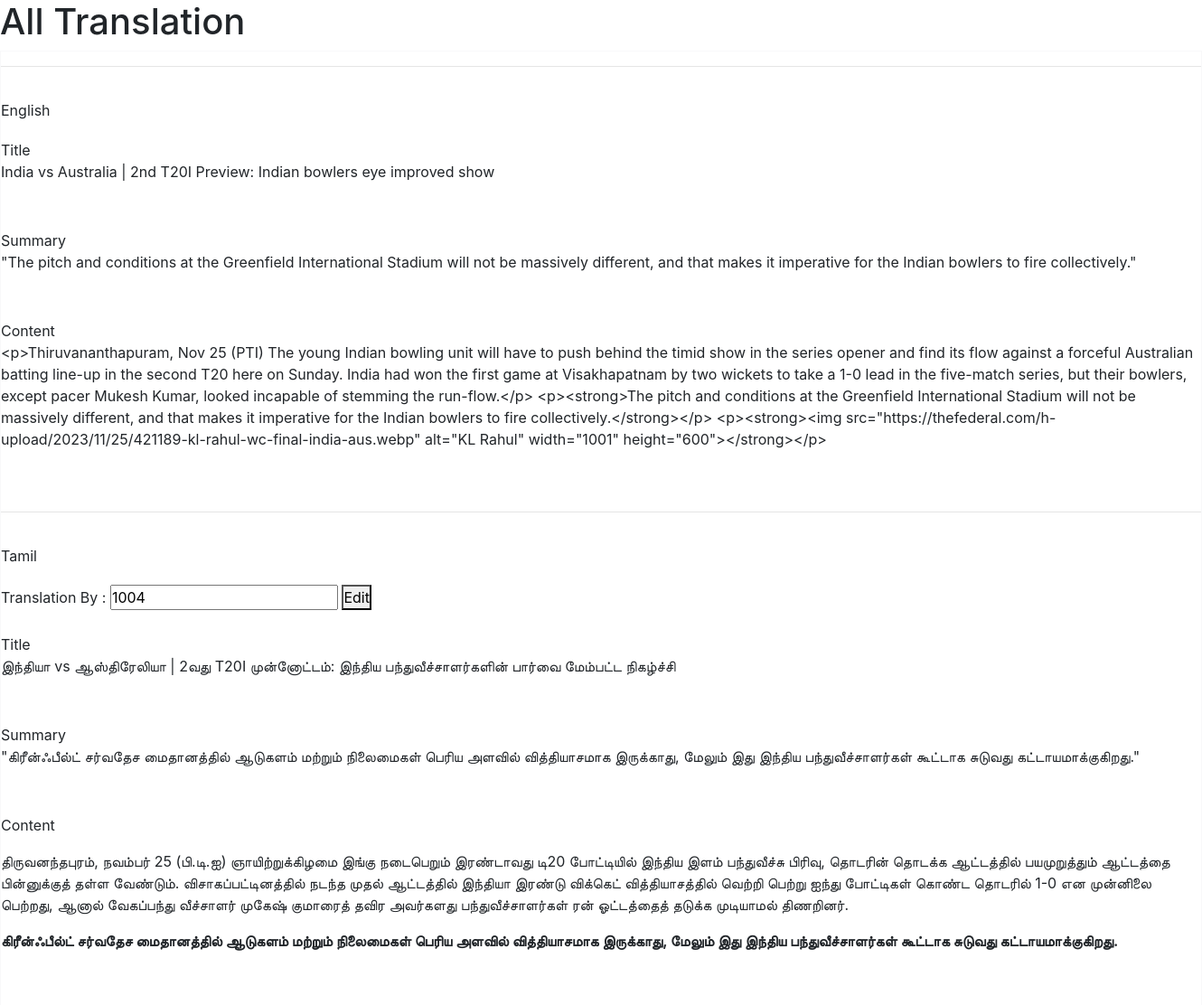
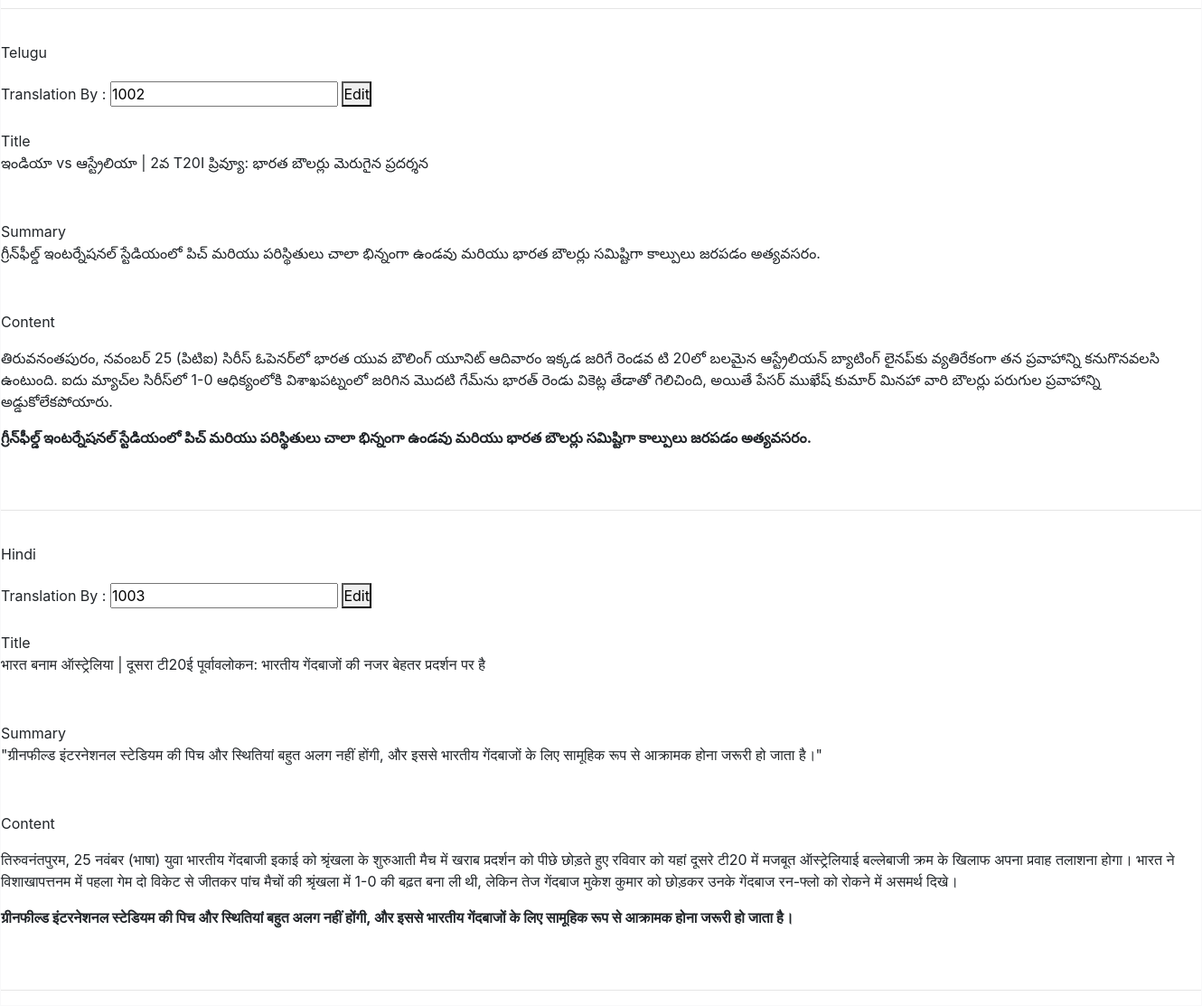
The app's page /admin/1/translations (signed in) with its own data (2 pictures, top to bottom).
### app.py (models this page shows)
class Article(db.Model):
    article_id = db.Column(db.Integer, primary_key=True, autoincrement=True)
    title_en = db.Column(db.String(1200))
    title_hi = db.Column(db.String(1200))
    title_ta = db.Column(db.String(1200))
    title_te = db.Column(db.String(1200))
    author_id = db.Column(db.Integer, db.ForeignKey('author.author_id'))
    date_time = db.Column(db.DateTime, default=datetime.utcnow)
    summary_en = db.Column(db.Text)
    summary_hi = db.Column(db.Text)
    summary_ta = db.Column(db.Text)
    summary_te = db.Column(db.Text)
    main_img_url = db.Column(db.Text)
    content_en = db.Column(db.Text)
    content_te = db.Column(db.Text)
    content_ta = db.Column(db.Text)
    content_hi = db.Column(db.Text)
    translator_te_userid = db.Column(db.Integer, db.ForeignKey('user.id'))
    translator_hi_userid = db.Column(db.Integer, db.ForeignKey('user.id'))
    translator_ta_userid = db.Column(db.Integer, db.ForeignKey('user.id'))
    translator_te_user = db.relationship('User', foreign_keys=[translator_te_userid])
    translator_hi_user = db.relationship('User', foreign_keys=[translator_hi_userid])
    translator_ta_user = db.relationship('User', foreign_keys=[translator_ta_userid])

### app.py (the view)
@app.route("/admin/<int:article_id>/translations")
def serve_translations(article_id):
    article = Article.query.get_or_404(article_id)
    return render_template('all_translations.html', article=article)

### templates/all_translations.html (shortened to what this page needs)
<!DOCTYPE html>
<html lang="en">
    <head>
        <link rel="stylesheet" href="/static/css/style-all-translations.css">
        <link rel="stylesheet" href="https://cdn.jsdelivr.net/npm/bootstrap@4.0.0/dist/css/bootstrap.min.css">
    </head>
    <body>
        <h1 id="heading">All Translation</h1>
        <div id="main-container" class="flex-column border border-light">
            <hr>
                <span class="language">English </span>
                <div class="mb-3 title">
                    <div>Title</div>
                    <p id="title_en">{{article.title_en}}</p>
                </div>
                <div class="mb-3">
                    <div>Summary</div>
                    <p id="summary_en">{{article.summary_en}}</p>
                </div>
                <div class="mb-3">
                    <div>Content</div>
                    <p id="content_en">{{article.content_en}}</p>
                </div>
                <hr>
                <span class="language">Tamil </span>
                <span class="trans-by-wrapper">
                    <label for="translator_ta_userid">Translation By : </label>
                    <input type="number" id="translator_ta_userid" name="translator_ta_userid" value="{{article.translator_ta_userid}}" data-language="ta" readonly>
                    <button type="button" class="editButton">Edit</button>
                </span>
                <div class="mb-3 title">
                    <div>Title</div>
                    <p id="title_ta">{{article.title_ta}}</p>
                </div>
                <div class="mb-3">
                    <div>Summary</div>
                    <p id="summary_ta">{{article.summary_ta}}</p>
                </div>
                <div class="mb-3">
                    <div>Content</div>
                    <p id="content_ta">{{article.content_ta | safe}}</p>
                </div>
                <hr>
                <span class="language">Telugu </span>
                <span class="trans-by-wrapper">
                    <label for="translator_te_userid">Translation By : </label>
                    <input type="number" id="translator_te_userid" name="translator_te_userid" value="{{article.translator_te_userid}}" data-language="te" readonly>
                    <button type="button" class="editButton">Edit</button>
                </span>
                <div class="mb-3 title">
                    <div>Title</div>
                    <p id="title_te">{{article.title_te}}</p>
                </div>
                <div class="mb-3">
                    <div>Summary</div>
                    <p id="summary_te">{{article.summary_te}}</p>
                </div>
                <div class="mb-3">
                    <div>Content</div>
                    <p id="content_te">{{article.content_te | safe}}</p>
                </div>
                <hr>
                <span class="language">Hindi </span>
                <span class="trans-by-wrapper">
                    <label for="translator_hi_userid">Translation By : </label>
                    <input type="number" id="translator_hi_userid" name="translator_hi_userid" value="{{article.translator_hi_userid}}" data-language="hi" readonly>
                    <button type="button" class="editButton">Edit</button>
                </span>
                <div class="mb-3 title">
                    <div>Title</div>
                    <p id="title_hi">{{article.title_hi}}</p>
                </div>
                <div class="mb-3">
                    <div>Summary</div>
                    <p id="summary_hi">{{article.summary_hi}}</p>
                </div>
                <div class="mb-3">
                    <div>Content</div>
                    <p id="content_hi">{{article.content_hi | safe}}</p>
                </div>
                <hr>
        </div>
    </body>
</html>

### static/css/style-all-translations.css (style rules this page uses)
* { margin: 0; padding: 0; box-sizing: border-box; }
html { font-family: san-serif; line-height: 1.15; -webkit-text-size-adjust: 100%; -webkit-tap-highlight-color: transparent; height: 100%; }
body { background: #fff; color: black; font-size: 14px; font-family: Roboto; font-weight: 400; line-height: 1.5; min-width: 1320px; min-height: 100%; }
.flex-column { display: flex; flex-direction: column; gap: 20px; justify-content: space-between; }

### records on screen
Article: title_en "India vs Australia | 2nd T20I Preview: Indian bowlers eye improved show", summary_en "\"The pitch and conditions at the Greenfield International Stadium will not be massively different, and that makes it imperative for the Indian bowlers to fire collectively.\"", content_en "<p>Thiruvananthapuram, Nov 25 (PTI) The young Indian bowling unit will have to push behind the timid show in the series opener and find its flow against a forceful Australian batting line-up in the second T20 here on Sunday. India had won the first game at Visakhapatnam by two wickets to take a 1-0 lead in the five-match series, but their bowlers, except pacer Mukesh Kumar, looked incapable of stemming the run-flow.</p> <p><strong>The pitch and conditions at the Greenfield International Stadium will not be massively different, and that makes it imperative for the Indian bowlers to fire collectively.</strong></p> <p><strong><img…", translator_ta_userid "1004", title_ta "இந்தியா vs ஆஸ்திரேலியா | 2வது T20I முன்னோட்டம்: இந்திய பந்துவீச்சாளர்களின் பார்வை மேம்பட்ட நிகழ்ச்சி", summary_ta "\"கிரீன்ஃபீல்ட் சர்வதேச மைதானத்தில் ஆடுகளம் மற்றும் நிலைமைகள் பெரிய அளவில் வித்தியாசமாக இருக்காது, மேலும் இது இந்திய பந்துவீச்சாளர்கள் கூட்டாக சுடுவது கட்டாயமாக்குகிறது.\"", content_ta "திருவனந்தபுரம், நவம்பர் 25 (பி.டி.ஐ) ஞாயிற்றுக்கிழமை இங்கு நடைபெறும் இரண்டாவது டி20 போட்டியில் இந்திய இளம் பந்துவீச்சு பிரிவு, தொடரின் தொடக்க ஆட்டத்தில் பயமுறுத்தும் ஆட்டத்தை பின்னுக்குத் தள்ள வேண்டும். விசாகப்பட்டினத்தில் நடந்த முதல் ஆட்டத்தில் இந்தியா இரண்டு விக்கெட் வித்தியாசத்தில் வெற்றி பெற்று ஐந்து போட்டிகள் கொண்ட தொடரில் 1-0 என முன்னிலை பெற்றது, ஆனால் வேகப்பந்து வீச்சாளர் முகேஷ் குமாரைத் தவிர அவர்களது பந்துவீச்சாளர்கள் ரன் ஓட்டத்தைத் தடுக்க முடியாமல் திணறினர். கிரீன்ஃபீல்ட் சர்வதேச மைதானத்தில் ஆடுகளம் மற்றும் நிலைமைகள் பெரிய அளவில் வித்தியாசமாக இருக்காது, மேலும் இது இந்திய பந்துவீச்சாளர்கள் கூட்டாக சுடுவது கட்டாயமாக்குகிறது.", translator_te_userid "1002", title_te "ఇండియా vs ఆస్ట్రేలియా | 2వ T20I ప్రివ్యూ: భారత బౌలర్లు మెరుగైన ప్రదర్శన", summary_te "గ్రీన్‌ఫీల్డ్ ఇంటర్నేషనల్ స్టేడియంలో పిచ్ మరియు పరిస్థితులు చాలా భిన్నంగా ఉండవు మరియు భారత బౌలర్లు సమిష్టిగా కాల్పులు జరపడం అత్యవసరం.", content_te "తిరువనంతపురం, నవంబర్ 25 (పిటిఐ) సిరీస్ ఓపెనర్‌లో భారత యువ బౌలింగ్ యూనిట్ ఆదివారం ఇక్కడ జరిగే రెండవ టి 20లో బలమైన ఆస్ట్రేలియన్ బ్యాటింగ్ లైనప్‌కు వ్యతిరేకంగా తన ప్రవాహాన్ని కనుగొనవలసి ఉంటుంది. ఐదు మ్యాచ్‌ల సిరీస్‌లో 1-0 ఆధిక్యంలోకి విశాఖపట్నంలో జరిగిన మొదటి గేమ్‌ను భారత్ రెండు వికెట్ల తేడాతో గెలిచింది, అయితే పేసర్ ముఖేష్ కుమార్ మినహా వారి బౌలర్లు పరుగుల ప్రవాహాన్ని అడ్డుకోలేకపోయారు. గ్రీన్‌ఫీల్డ్ ఇంటర్నేషనల్ స్టేడియంలో పిచ్ మరియు పరిస్థితులు చాలా భిన్నంగా ఉండవు మరియు భారత బౌలర్లు సమిష్టిగా కాల్పులు జరపడం అత్యవసరం.", translator_hi_userid "1003", title_hi "भारत बनाम ऑस्ट्रेलिया | दूसरा टी20ई पूर्वावलोकन: भारतीय गेंदबाजों की नजर बेहतर प्रदर्शन पर है", summary_hi "\"ग्रीनफील्ड इंटरनेशनल स्टेडियम की पिच और स्थितियां बहुत अलग नहीं होंगी, और इससे भारतीय गेंदबाजों के लिए सामूहिक रूप से आक्रामक होना जरूरी हो जाता है।\"", content_hi "तिरुवनंतपुरम, 25 नवंबर (भाषा) युवा भारतीय गेंदबाजी इकाई को श्रृंखला के शुरुआती मैच में खराब प्रदर्शन को पीछे छोड़ते हुए रविवार को यहां दूसरे टी20 में मजबूत ऑस्ट्रेलियाई बल्लेबाजी क्रम के खिलाफ अपना प्रवाह तलाशना होगा। भारत ने विशाखापत्तनम में पहला गेम दो विकेट से जीतकर पांच मैचों की श्रृंखला में 1-0 की बढ़त बना ली थी, लेकिन तेज गेंदबाज मुकेश कुमार को छोड़कर उनके गेंदबाज रन-फ्लो को रोकने में असमर्थ दिखे। ग्रीनफील्ड इंटरनेशनल स्टेडियम की पिच और स्थितियां बहुत अलग नहीं होंगी, और इससे भारतीय गेंदबाजों के लिए सामूहिक रूप से आक्रामक होना जरूरी हो जाता है।"
